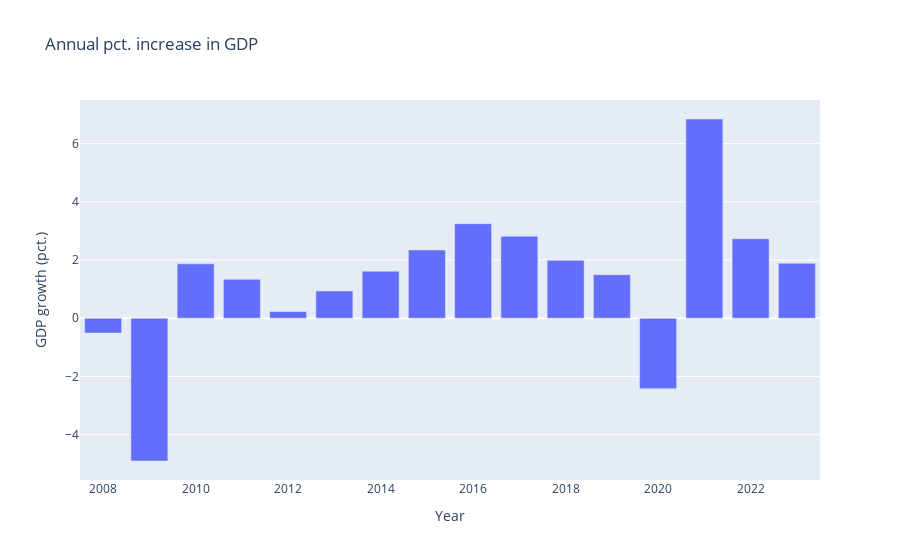

The notebook cell saved with this chart:
### Code cell
# import plotly.express as px

fig = px.bar(GDP_growth_, x='Year', y='GDP_growth',
             title='Annual pct. increase in GDP',
             labels={'Year': 'Year', 'GDP_growth': 'GDP growth (pct.)'},
             template='plotly')

fig.show()

### Figure 1 — Plotly figure (JSON) as saved in the notebook; plotly's stock layout.template omitted (floating-point values rounded to 4 significant figures)
{"data": [{"alignmentgroup": "True", "hovertemplate": "Year=%{x}<br>GDP growth (pct.)=%{y}<extra></extra>", "legendgroup": "", "marker": {"color": "#636efa", "pattern": {"shape": ""}}, "name": "", "offsetgroup": "", "orientation": "v", "showlegend": false, "textposition": "auto", "type": "bar", "x": [2008, 2009, 2010, 2011, 2012, 2013, 2014, 2015, 2016, 2017, 2018, 2019, 2020, 2021, 2022, 2023], "xaxis": "x", "y": [-0.5109, -4.905, 1.868, 1.336, 0.2289, 0.9351, 1.616, 2.343, 3.248, 2.819, 1.991, 1.493, -2.423, 6.845, 2.731, 1.888], "yaxis": "y"}], "layout": {"barmode": "relative", "legend": {"tracegroupgap": 0}, "title": {"text": "Annual pct. increase in GDP"}, "xaxis": {"anchor": "y", "domain": [0, 1], "title": {"text": "Year"}}, "yaxis": {"anchor": "x", "domain": [0, 1], "title": {"text": "GDP growth (pct.)"}}}}
